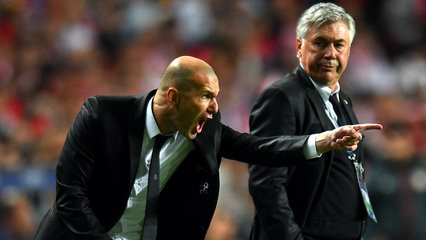
#> input picture 13 通过xml对图片批量画框/1/1.jpg, 426 x 240 px, found by its file name; its folder holds only this picture in this run
$ python changeImageSize.py
#> lines starting #> are read from the running program, lines starting #| are printed output that depends on the picture
import os
import cv2


imagePath = './1/'
sImagePath = './1-save/'
for root, dirs, files in os.walk(imagePath):
    for file in files:
        try:
            img = cv2.imread(imagePath+file)
#> img is the input picture: shape (240, 426, 3); mean B, G, R 52.9, 58.2, 69.4
            #cv2.imshow('winname', img)
            #cv2.waitKey(0)
            # cropped = img[0:128, 0:512]  # 裁剪坐标为[y0:y1, x0:x1]
            cropped = img[39:441, 357:866]  # 裁剪坐标为[y0:y1, x0:x1]
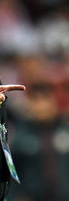
#> cropped: shape (201, 69, 3); mean B, G, R 70.1, 72.9, 82.9

            saveImagePath = sImagePath + file

            cv2.imwrite(saveImagePath, cropped)

        except:
            print("error")
